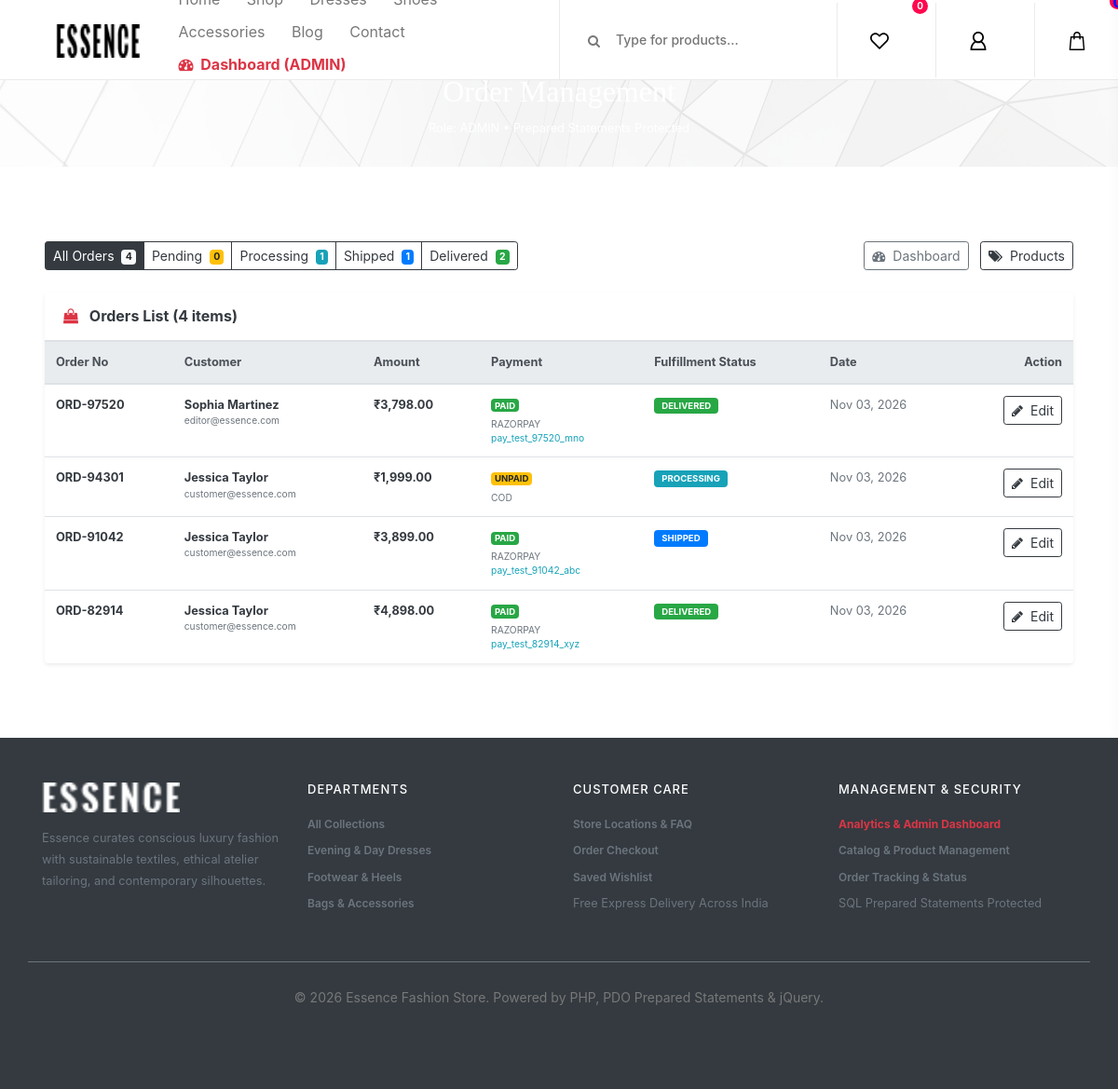
The page /order_manage.php (signed in) on the database its author committed.
### tables this page shows
CREATE TABLE orders (
            id INTEGER PRIMARY KEY AUTOINCREMENT,
            order_number TEXT UNIQUE NOT NULL,
            user_id INTEGER REFERENCES users(id),
            customer_name TEXT NOT NULL,
            customer_email TEXT NOT NULL,
            customer_phone TEXT NOT NULL,
            shipping_address TEXT NOT NULL,
            city TEXT NOT NULL,
            state TEXT NOT NULL,
            pincode TEXT NOT NULL,
            subtotal REAL NOT NULL,
            discount REAL DEFAULT 0,
            total REAL NOT NULL,
            status TEXT NOT NULL DEFAULT 'processing',
            payment_method TEXT NOT NULL,
            payment_status TEXT NOT NULL DEFAULT 'unpaid',
            razorpay_order_id TEXT,
            razorpay_payment_id TEXT,
            created_at DATETIME DEFAULT CURRENT_TIMESTAMP
        );

### auth.php (called while the page is built, shortened)
<?php
function is_logged_in() {
    return !empty($_SESSION['user_id']);
}
function current_user() {
    return [
        'id' => $_SESSION['user_id'],
        'name' => $_SESSION['user_name'] ?? 'User',
        'email' => $_SESSION['user_email'] ?? '',
        'role' => $_SESSION['user_role'] ?? 'subscriber',
        'avatar' => $_SESSION['user_avatar'] ?? 'https://images.unsplash.com/photo-1534528741775-53994a69daeb?auto=format&fit=crop&w=150&q=80'
    ];
}
?>

### order_manage.php (the view, shortened to what this page needs)
<?php
require_once __DIR__ . '/auth.php';
$current_user = current_user();
$status_filter = $_GET['status'] ?? 'all';
if ($status_filter !== 'all' && in_array($status_filter, ['pending', 'processing', 'shipped', 'delivered', 'cancelled'], true)) {
    $stmt = $conn->prepare("
        SELECT orders.*, users.name AS user_name, users.email AS user_email
        FROM orders
        LEFT JOIN users ON orders.user_id = users.id
        WHERE orders.status = ?
        ORDER BY orders.id DESC
    ");
    $stmt->execute([$status_filter]);
} else {
    $stmt = $conn->prepare("
        SELECT orders.*, users.name AS user_name, users.email AS user_email
        FROM orders
        LEFT JOIN users ON orders.user_id = users.id
        ORDER BY orders.id DESC
    ");
    $stmt->execute();
}
$orders = $stmt->fetchAll();
$countStmt = $conn->query("
    SELECT
        COUNT(*) AS total,
        SUM(CASE WHEN status = 'pending' THEN 1 ELSE 0 END) AS pending,
        SUM(CASE WHEN status = 'processing' THEN 1 ELSE 0 END) AS processing,
        SUM(CASE WHEN status = 'shipped' THEN 1 ELSE 0 END) AS shipped,
        SUM(CASE WHEN status = 'delivered' THEN 1 ELSE 0 END) AS delivered,
        SUM(CASE WHEN status = 'cancelled' THEN 1 ELSE 0 END) AS cancelled
    FROM orders
");
$counts = $countStmt->fetch();
require_once __DIR__ . '/header.php';
?>
<div class="breadcumb_area bg-img" style="background-image: url(img/bg-img/breadcumb.jpg); padding: 40px 0;">
    <div class="container h-100">
        <div class="row h-100 align-items-center">
            <div class="col-12 text-center">
                <h2 style="font-family:'Playfair Display', serif;" class="text-white">Order Management</h2>
                <p class="text-white small mb-0">Role: <?= strtoupper(htmlspecialchars($current_user['role'])) ?> &bull; Prepared Statements Protected</p>
            </div>
        </div>
    </div>
</div>
<div class="section-padding-80">
    <div class="container-fluid px-lg-5">
        <div class="d-flex flex-wrap justify-content-between align-items-center mb-4">
            <div class="btn-group btn-group-sm mb-2 mb-md-0" role="group">
                <a href="order_manage.php" class="btn <?= $status_filter === 'all' ? 'btn-dark' : 'btn-outline-dark' ?>">
                    All Orders <span class="badge badge-light ml-1"><?= $counts['total'] ?></span>
                </a>
                <a href="order_manage.php?status=pending" class="btn <?= $status_filter === 'pending' ? 'btn-dark' : 'btn-outline-dark' ?>">
                    Pending <span class="badge badge-warning ml-1"><?= $counts['pending'] ?></span>
                </a>
                <a href="order_manage.php?status=processing" class="btn <?= $status_filter === 'processing' ? 'btn-dark' : 'btn-outline-dark' ?>">
                    Processing <span class="badge badge-info ml-1"><?= $counts['processing'] ?></span>
                </a>
                <a href="order_manage.php?status=shipped" class="btn <?= $status_filter === 'shipped' ? 'btn-dark' : 'btn-outline-dark' ?>">
                    Shipped <span class="badge badge-primary ml-1"><?= $counts['shipped'] ?></span>
                </a>
                <a href="order_manage.php?status=delivered" class="btn <?= $status_filter === 'delivered' ? 'btn-dark' : 'btn-outline-dark' ?>">
                    Delivered <span class="badge badge-success ml-1"><?= $counts['delivered'] ?></span>
                </a>
            </div>
            <div>
                <a href="admin.php" class="btn btn-sm btn-outline-secondary mr-2">
                    <i class="fa fa-tachometer mr-1"></i> Dashboard
                </a>
                <a href="product_manage.php" class="btn btn-sm btn-outline-dark">
                    <i class="fa fa-tags mr-1"></i> Products
                </a>
            </div>
        </div>
        <div class="card border-0 shadow-sm rounded-lg overflow-hidden">
            <div class="card-header bg-white py-3 border-bottom d-flex justify-content-between align-items-center">
                <h6 class="font-weight-bold mb-0 text-dark">
                    <i class="fa fa-shopping-bag mr-2 text-danger"></i> Orders List (<?= count($orders) ?> items)
                </h6>
            </div>
            <div class="table-responsive">
                <table class="table table-hover align-middle mb-0">
                    <thead class="thead-light small font-weight-bold">
                        <tr>
                            <th>Order No</th>
                            <th>Customer</th>
                            <th>Amount</th>
                            <th>Payment</th>
                            <th>Fulfillment Status</th>
                            <th>Date</th>
                            <th class="text-right">Action</th>
                        </tr>
                    </thead>
                    <tbody class="small">
                        <?php if (empty($orders)): ?>
                            <tr>
                                <td colspan="7" class="text-center py-5 text-muted">
                                    <i class="fa fa-folder-open-o fa-2x d-block mb-2 text-secondary"></i>
                                    No orders found matching this filter.
                                </td>
                            </tr>
                        <?php else: ?>
                            <?php foreach ($orders as $ord):
                                $statusBadge = 'secondary';
                                if ($ord['status'] === 'delivered') $statusBadge = 'success';
                                elseif ($ord['status'] === 'shipped') $statusBadge = 'primary';
                                elseif ($ord['status'] === 'processing') $statusBadge = 'info';
                                elseif ($ord['status'] === 'pending') $statusBadge = 'warning';
                                elseif ($ord['status'] === 'cancelled') $statusBadge = 'danger';
                                $payBadge = ($ord['payment_status'] === 'paid') ? 'success' : 'warning';
                            ?>
                                <tr>
                                    <td>
                                        <strong class="font-mono text-dark"><?= htmlspecialchars($ord['order_number']) ?></strong>
                                    </td>
                                    <td>
                                        <div class="font-weight-bold text-dark"><?= htmlspecialchars($ord['customer_name']) ?></div>
                                        <div class="text-muted small"><?= htmlspecialchars($ord['customer_email']) ?></div>
                                    </td>
                                    <td>
                                        <strong class="text-dark">₹<?= number_format($ord['total'], 2) ?></strong>
                                    </td>
                                    <td>
                                        <span class="badge badge-<?= $payBadge ?> text-uppercase"><?= htmlspecialchars($ord['payment_status']) ?></span>
                                        <small class="d-block text-muted mt-1"><?= strtoupper(htmlspecialchars($ord['payment_method'])) ?></small>
                                        <?php if (!empty($ord['razorpay_payment_id'])): ?>
                                            <span class="text-info font-mono small d-block"><?= htmlspecialchars($ord['razorpay_payment_id']) ?></span>
                                        <?php endif; ?>
                                    </td>
                                    <td>
                                        <span class="badge badge-<?= $statusBadge ?> px-2 py-1 text-uppercase">
                                            <?= htmlspecialchars($ord['status']) ?>
                                        </span>
                                    </td>
                                    <td class="text-muted">
                                        <?= date('M d, Y', strtotime($ord['created_at'])) ?>
                                    </td>
                                    <td class="text-right">
                                        <a href="order_edit.php?id=<?= $ord['id'] ?>" class="btn btn-sm btn-outline-dark">
                                            <i class="fa fa-pencil mr-1"></i> Edit
                                        </a>
                                    </td>
                                </tr>
                            <?php endforeach; ?>
                        <?php endif; ?>
                    </tbody>
                </table>
            </div>
        </div>
    </div>
</div>
<?php require_once __DIR__ . '/footer.php'; ?>

### css/core-style.css (style rules this page uses)
* { margin: 0; padding: 0; }
body { font-family: "Poppins", sans-serif; font-size: 14px; background-color: #ffffff; margin-top: 85px; }
h1, h2, h3, h4, h5, h6 { color: #000000; line-height: 1.3; font-weight: 700; font-family: "Ubuntu", sans-serif; }
p { color: #787878; font-size: 14px; line-height: 2; font-weight: 400; }
a { -webkit-transition: all 500ms ease 0s; transition: all 500ms ease 0s; text-decoration: none; outline: 0 solid transparent; color: #fbf5f5; font-weight: 600; font-size: 12px; }
.section-padding-80 { padding-top: 80px; padding-bottom: 80px; }
.bg-img { background-position: center center; background-size: cover; background-repeat: no-repeat; }
.bg-white { background-color: #ffffff !important; }
.breadcumb_area { position: relative; z-index: 1; width: 100%; height: 140px; }
.breadcumb_area:after { background-color: rgba(255, 255, 255, 0.9); position: absolute; width: 100%; height: 100%; left: 0; top: 0; z-index: -5; content: ''; }

### style.css (style rules this page uses)
html { scroll-behavior: smooth; }
a, button, input { transition: color 250ms ease, background-color 250ms ease, border-color 250ms ease, opacity 250ms ease, transform 250ms ease; }

### rows shown on the page
orders: order_number "ORD-97520", customer_name "Sophia Martinez", customer_email "editor@essence.com", total "3,798.00", payment_status "PAID", payment_method "RAZORPAY", razorpay_payment "pay_test_97520_mno", status "DELIVERED", created_at "Nov 03, 2026"
orders: order_number "ORD-94301", customer_name "Jessica Taylor", customer_email "customer@essence.com", total "1,999.00", payment_status "UNPAID", payment_method "COD", status "PROCESSING", created_at "Nov 03, 2026"
orders: order_number "ORD-91042", customer_name "Jessica Taylor", customer_email "customer@essence.com", total "3,899.00", payment_status "PAID", payment_method "RAZORPAY", razorpay_payment "pay_test_91042_abc", status "SHIPPED", created_at "Nov 03, 2026"
orders: order_number "ORD-82914", customer_name "Jessica Taylor", customer_email "customer@essence.com", total "4,898.00", payment_status "PAID", payment_method "RAZORPAY", razorpay_payment "pay_test_82914_xyz", status "DELIVERED", created_at "Nov 03, 2026"

### other values the page prints
$curr_user['role'] "ADMIN"
$wishlist_count "0"
$current_user['role'] "ADMIN"
$counts['total'] "4"
$counts['pending'] "0"
$counts['processing'] "1"
$counts['shipped'] "1"
$counts['delivered'] "2"
count($orders) "4"
